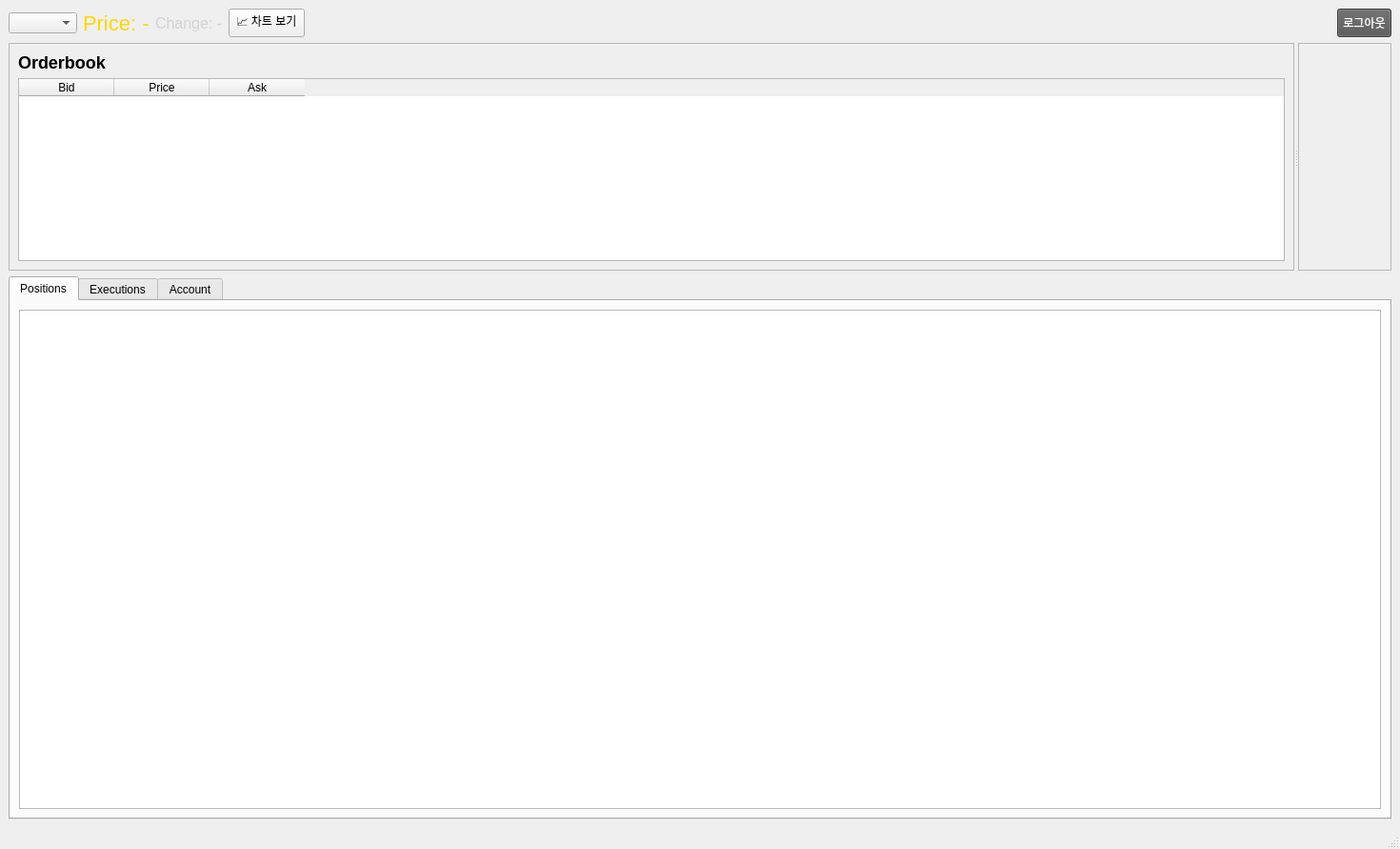
<?xml version="1.0" encoding="UTF-8"?>
<ui version="4.0">
 <class>MainWindow</class>
 <widget class="QMainWindow" name="MainWindow">
  <property name="geometry">
   <rect>
    <x>0</x>
    <y>0</y>
    <width>1470</width>
    <height>891</height>
   </rect>
  </property>
  <property name="windowTitle">
   <string>HTS Client</string>
  </property>
  <widget class="QWidget" name="centralwidget">
   <layout class="QVBoxLayout" name="rootLayout">
    <item>
     <layout class="QHBoxLayout" name="topBarLayout">
      <item>
       <widget class="QComboBox" name="symbolCombo"/>
      </item>
      <item>
       <widget class="QLabel" name="labelPrice">
        <property name="styleSheet">
         <string notr="true">font-size: 22px; color: #FFD700;</string>
        </property>
        <property name="text">
         <string>Price: -</string>
        </property>
       </widget>
      </item>
      <item>
       <widget class="QLabel" name="labelChange">
        <property name="styleSheet">
         <string notr="true">font-size: 16px; color: lightgray;</string>
        </property>
        <property name="text">
         <string>Change: -</string>
        </property>
       </widget>
      </item>
      <item>
       <widget class="QPushButton" name="btnOpenChart">
        <property name="text">
         <string>📈 차트 보기</string>
        </property>
       </widget>
      </item>
      <item>
       <spacer name="topSpacer">
        <property name="orientation">
         <enum>Qt::Horizontal</enum>
        </property>
        <property name="sizeHint" stdset="0">
         <size>
          <width>0</width>
          <height>0</height>
         </size>
        </property>
       </spacer>
      </item>
       <item>
        <widget class="QPushButton" name="btnLogout">
         <property name="text">
            <string>로그아웃</string>
         </property>
         <property name="styleSheet">
            <string notr="true">background:#555; color:white; padding:5px;</string>
         </property>
        </widget>
      </item>
     </layout>
    </item>
    <item>
     <widget class="QSplitter" name="splitterMain">
      <property name="orientation">
       <enum>Qt::Horizontal</enum>
      </property>
      <widget class="QFrame" name="orderbookContainer">
       <property name="frameShape">
        <enum>QFrame::StyledPanel</enum>
       </property>
       <layout class="QVBoxLayout" name="orderbookLayout">
        <item>
         <widget class="QLabel" name="orderbookTitle">
          <property name="styleSheet">
           <string notr="true">font-size: 18px; font-weight: bold;</string>
          </property>
          <property name="text">
           <string>Orderbook</string>
          </property>
         </widget>
        </item>
        <item>
         <widget class="QTableWidget" name="tableOrderbook">
          <column>
           <property name="text">
            <string>Bid</string>
           </property>
          </column>
          <column>
           <property name="text">
            <string>Price</string>
           </property>
          </column>
          <column>
           <property name="text">
            <string>Ask</string>
           </property>
          </column>
         </widget>
        </item>
       </layout>
      </widget>
      <widget class="QFrame" name="orderPanelContainer">
       <property name="frameShape">
        <enum>QFrame::StyledPanel</enum>
       </property>
       <layout class="QVBoxLayout" name="orderPanelLayout"/>
      </widget>
     </widget>
    </item>
    <item>
     <widget class="QTabWidget" name="bottomTabs">
      <property name="currentIndex">
       <number>0</number>
      </property>
      <widget class="QWidget" name="tabPositions">
       <attribute name="title">
        <string>Positions</string>
       </attribute>
       <layout class="QVBoxLayout" name="positionsLayout">
        <item>
         <widget class="QTableWidget" name="tablePositions"/>
        </item>
       </layout>
      </widget>
      <widget class="QWidget" name="tabExecutions">
       <attribute name="title">
        <string>Executions</string>
       </attribute>
       <layout class="QVBoxLayout" name="executionsLayout">
        <item>
         <widget class="QTableWidget" name="tableExecutions"/>
        </item>
       </layout>
      </widget>
      <widget class="QWidget" name="tabAccount">
       <attribute name="title">
        <string>Account</string>
       </attribute>
       <layout class="QVBoxLayout" name="accountLayout">
        <item>
         <widget class="QTableWidget" name="tableAccount"/>
        </item>
       </layout>
      </widget>
     </widget>
    </item>
   </layout>
  </widget>
  <widget class="QStatusBar" name="statusbar"/>
 </widget>
 <resources/>
 <connections/>
</ui>
